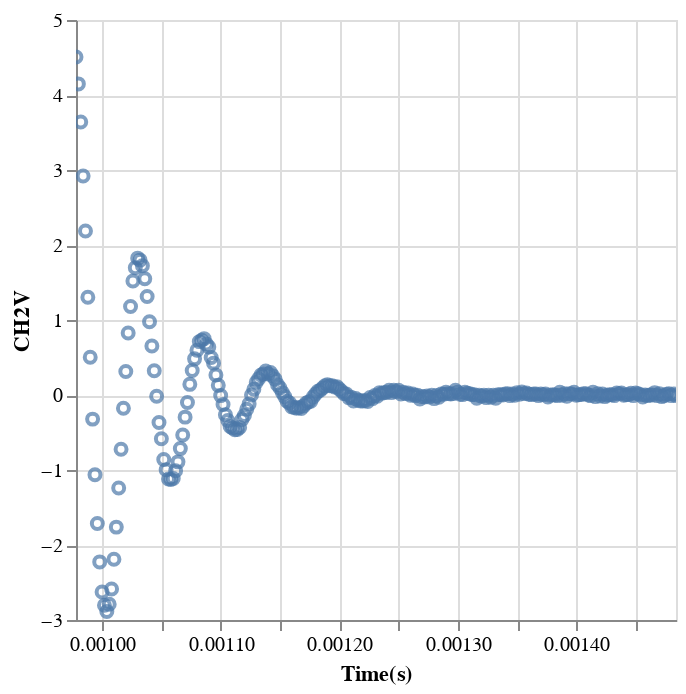

This figure's notebook cell:
### Markdown cell above
### Selecionando uma oscilação

### Code cell
p4a = p4a_data[(p4a_data["Time(s)"] >= 0.000978) & (p4a_data["Time(s)"] <= 0.001484)]

p4a_chart = alt.Chart(p4a).mark_point().encode(
    x = alt.X("Time(s)", scale=alt.Scale(domain=[0.000978, 0.001484])),
    y = alt.Y("CH2V"),
    tooltip = ["Time(s)", "CH2V"]
).interactive()

p4a_chart

### Figure 1 — Vega-Lite specification as saved in the notebook (floating-point values rounded to 4 significant figures; data arrays with more than 128 entries replaced by an {"elided": "..."} marker saying what was removed)
{"config": {"view": {"continuousWidth": 300, "continuousHeight": 300}}, "data": {"name": "data-58e9885abd9cf467cbaf7850755554a4"}, "mark": {"type": "point"}, "encoding": {"tooltip": [{"field": "Time(s)", "type": "quantitative"}, {"field": "CH2V", "type": "quantitative"}], "x": {"field": "Time(s)", "scale": {"domain": [0.000978, 0.001484]}, "type": "quantitative"}, "y": {"field": "CH2V", "type": "quantitative"}}, "params": [{"name": "param_83", "select": {"type": "interval", "encodings": ["x", "y"]}, "bind": "scales"}], "$schema": "https://vega.github.io/schema/vega-lite/v5.20.1.json", "datasets": {"data-58e9885abd9cf467cbaf7850755554a4": {"elided": "254 records"}}}
